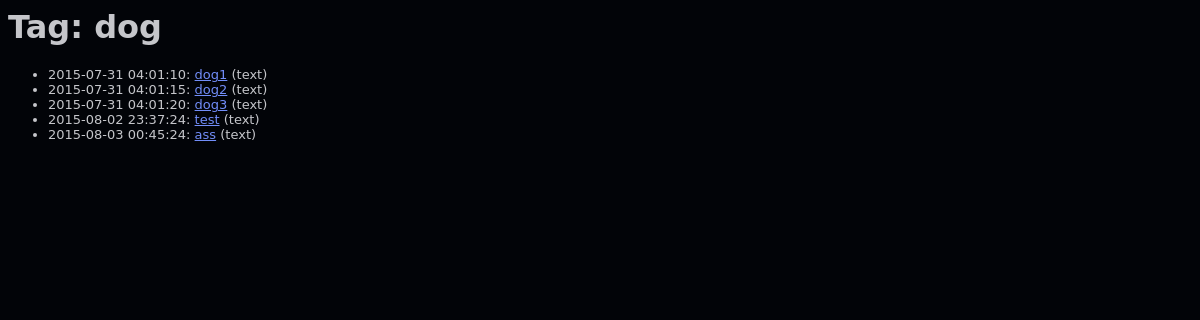
Screenshot of /tag/dog with the database file from the repository.
### tables this page shows
CREATE TABLE paste (
id text NOT NULL,
title text NOT NULL,
content text NOT NULL,
lang text NOT NULL,
date datetime NOT NULL,
PRIMARY KEY (id, title)
);

### main.py (the view)
@app.route("/tag/<tag>")
def tag_load(tag):
    cursor.execute("""SELECT paste.date, paste.title, paste.id, paste.lang FROM tags
            JOIN paste ON paste.id = tags.id WHERE tag = ? GROUP BY paste.id;""", (tag,))
    tagged_pastes = cursor.fetchall()
    return render_template("taglist.html", tag_title=tag, tagged_pastes=tagged_pastes)

### templates/taglist.html (shortened to what this page needs)
{% macro static(name) -%}
  {{ url_for('static', filename=name) }}
{%- endmacro %}
<html>
  <head>
    <link rel="stylesheet" type="text/css" href="{{ static('style.css') }}" />
  </head>
  <body class="background">
    <h1 class="title">Tag: {{ tag_title }}</h1>
      <ul>
      {% for (date, title, id, lang) in tagged_pastes %}
        <li class="paste">{{ date }}: <a href="/{{ id }}">{{ title }}</a> ({{ lang }})</li>
      {% endfor %}
      </ul>
  </body>
</html>

### static/style.css (style rules this page uses)
body { font-family: "DejaVu Sans", Arial; }
.background { background-color: #020408 }
.title { color: #c5c6ca; }
.paste { color: #c5c6ca; font-size: 13px; }
a { color: #728ef9 }

### rows the page displays
paste: date "2015-07-31 04:01:10", title "dog1", lang "text"
paste: date "2015-07-31 04:01:15", title "dog2", lang "text"
paste: date "2015-07-31 04:01:20", title "dog3", lang "text"
paste: date "2015-08-02 23:37:24", title "test", lang "text"
paste: date "2015-08-03 00:45:24", title "ass", lang "text"

### other values shown
{{ tag_title }} "dog"
